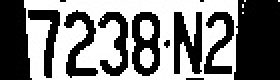
#> input picture License_plate_recognition/7238N2.jpg, 140 x 40 px (shown 2 times larger)
$ python cropNum_Assember.py
#> lines starting #> are read from the running program, lines starting #| are printed output that depends on the picture; after the words box and inside, x2 and y2 are one past the last pixel; in counts of white or black regions, pixels touching at a corner belong together
# -*- coding: utf-8 -*-
"""
Created on Sun Mar 14 22:44:10 2021

@author: 安ㄢ
"""

def area(row,col):
    global nn
    if bg[row][col] != 255:
        return
    bg[row][col] = lifearea
    if col>1:
        if bg[row][col-1]==255:
            nn+=1
            area(row,col-1)
    if col<w-1:
        if bg[row][col+1]==255:
            nn+=1
            area(row,col+1)
    if row>1:
        if bg[row-1][col]==255:
            nn+=1
            area(row-1,col)
    if row<h-1:
        if bg[row+1][col]==255:
            nn+=1
            area(row+1,col)

import cv2
import numpy as np

image =cv2.imread('7238N2.jpg')
#> image is the input picture: shape (40, 140, 3); min 0, max 255, mean 124
gray = cv2.cvtColor(image, cv2.COLOR_BGR2GRAY)
_,thresh = cv2.threshold(gray,127,255,cv2.THRESH_BINARY_INV)
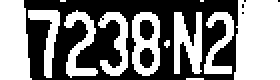
#> thresh: shape (40, 140) (shown 2 times larger); 51.3% white; 7 black regions (4 under 20 px)
#cv2.imshow('thresh',thresh)
contours1 = cv2.findContours(thresh.copy(),cv2.RETR_EXTERNAL,cv2.CHAIN_APPROX_SIMPLE)
#> contours1 = 12 contours, 4 with area under 20; largest, box (x1, y1, x2, y2) and area: (117, 0, 140, 40) 806, (0, 0, 16, 40) 498, (66, 6, 80, 38) 355, (87, 6, 101, 37) 218, (32, 5, 49, 39) 186, (49, 6, 64, 38) 168, (102, 6, 117, 37) 158, (14, 5, 30, 39) 156
contours = contours1[0]
#> contours has the same summary as contours1

letter_image_regions =[]
for contour in contours:
    (x,y,w,h) = cv2.boundingRect(contour)
    letter_image_regions.append((x,y,w,h))
#> this loop made 12 passes
#> (x, y, w, h) on passes 2, 3, 4, 5, 6, 7, 8, 9, 12: (82, 20, 3, 4), (102, 6, 15, 31), (87, 6, 14, 31), (66, 6, 14, 32), (49, 6, 15, 32), (32, 5, 17, 34), (14, 5, 16, 34), (117, 0, 23, 40), (0, 0, 16, 40)
#> (contour, x, y, w, h) on passes 1, 10, 11: ([[93, 39], [101, 39]], 93, 39, 9, 1), ([[100, 0], [101, 0]], 100, 0, 2, 1), ([[30, 0], [32, 0]], 30, 0, 3, 1)
#> after the loop, letter_image_regions = [(93, 39, 9, 1), (82, 20, 3, 4), (102, 6, 15, 31), (87, 6, 14, 31), (66, 6, 14, 32), (49, 6, 15, 32), (32, 5, 17, 34), (14, 5, 16, 34), (117, 0, 23, 40), (100, 0, 2, 1), (30, 0, 3, 1), (0, 0, 16, 40)]
letter_image_regions = sorted(letter_image_regions,key = lambda x: x[0])
#> letter_image_regions = [(0, 0, 16, 40), (14, 5, 16, 34), (30, 0, 3, 1), (32, 5, 17, 34), (49, 6, 15, 32), (66, 6, 14, 32), (82, 20, 3, 4), (87, 6, 14, 31), (93, 39, 9, 1), (100, 0, 2, 1), (102, 6, 15, 31), (117, 0, 23, 40)]

count = 0
for box in letter_image_regions:
    x,y,w,h = box
    #print(x,y,w,h)
    if x>=2 and x<=125 and w>=5 and w<=26 and h>=20 and h<40:
        count +=1
#> this loop made 12 passes
#> after the loop, count = 6

print('count =%d'%count)
#| count =6
if count < 6:
    wmax = 35
else:
    wmax = 26

nChar = 0
letterlist=[]
for box in letter_image_regions:
    x,y,w,h = box
    #print(x,y,w,h)
    if x>=2 and x<=125 and w>=5 and w<=wmax and h>=20 and h<40:
        nChar +=1
        print(x,y,w,h)
        letterlist.append((x,y,w,h))
#> after the loop, letterlist = [(14, 5, 16, 34), (32, 5, 17, 34), (49, 6, 15, 32), (66, 6, 14, 32), (87, 6, 14, 31), (102, 6, 15, 31)]; nChar = 6

for i in range(len(thresh)):
    for j in range(len(thresh[i])):
        if thresh[i][j] == 255:
            count = 0
            for k in range(-2,3):
                for l in range(-2,3):
                    try:
                        if thresh[i+k][j+l] == 255:
                            count+=1
                    except IndexError:
                        pass
            if count <= 6:
                thresh[i][j] = 0
#> this loop made 40 passes
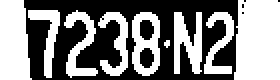
#> thresh: shape (40, 140) (shown 2 times larger); 51.1% white; 7 black regions (4 under 20 px), largest, box (x1, y1, x2, y2) and area: (12, 0, 119, 40) 2621, (70, 10, 77, 20) 58, (70, 24, 77, 34) 56

#cv2.imshow('thresh',thresh)
real_shape =[]
for i,box in enumerate(letterlist):
    x,y,w,h = box
    bg = thresh[y:y+h,x:x+w]

    if i==0 or i==nChar:
        #cv2.imshow('bg1',bg)
        #cv2.moveWindow("bg1",200,250)
        lifearea = 0
        nn=0
        life =[]
        for row in range(0,h):
            for col in range(0,w):
                if bg[row][col] == 255:
                    nn=1
                    lifearea = lifearea + 1
                    area(row,col)
                    life.append(nn)

        maxlife = max(life)
        indexmaxlife = life.index(maxlife)
        #cv2.imshow('bg2',bg)
        #cv2.moveWindow("bg2",200,350)
        for row in range(0,h):
            for col in range(0,w):
                if bg[row][col] == indexmaxlife + 1:
                    bg[row][col] = 255
                else:
                    bg[row][col] = 0


    real_shape.append(bg)
#> this loop made 6 passes
#> after the loop, real_shape = 6 items


newH,newW = thresh.shape
#> newH = 40; newW = 140

space = 8
offset = 2
bg = np.zeros((newH +space*2,newW + space*2 + nChar*3,1),np.uint8)
bg.fill(0)
#> bg: shape (56, 174, 1); every value is 0

for i,letter in enumerate(real_shape):
     h = letter.shape[0]
     w = letter.shape[1]
     x = letterlist[i][0]
     y = letterlist[i][1]
     for row in range(h):
         for col in range(w):
             bg[space + y+ row][space + x +col +i*offset] = letter[row][col]
#> this loop made 6 passes
#> (h, w, x, y) on passes 1 to 6: (34, 16, 14, 5), (34, 17, 32, 5), (32, 15, 49, 6), (32, 14, 66, 6), (31, 14, 87, 6), (31, 15, 102, 6)
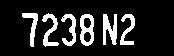
#> bg: shape (56, 174, 1); 14.7% white; 6 white regions, box (x1, y1, x2, y2) and area: (103, 14, 117, 45) 287, (80, 14, 94, 46) 279, (42, 13, 59, 47) 241, (61, 14, 76, 46) 217, (120, 14, 135, 45) 210, (22, 13, 38, 47) 203

_,bg = cv2.threshold(bg,127,255,cv2.THRESH_BINARY_INV)

cv2.imwrite('assember.jpg',bg)

cv2.imshow('image',image)
cv2.imshow('bg',bg)
cv2.moveWindow("image",500,250)
cv2.moveWindow("bg",500,350)
key = cv2.waitKey(0)
#> (key Esc is pressed here)
cv2.destroyAllWindows()
